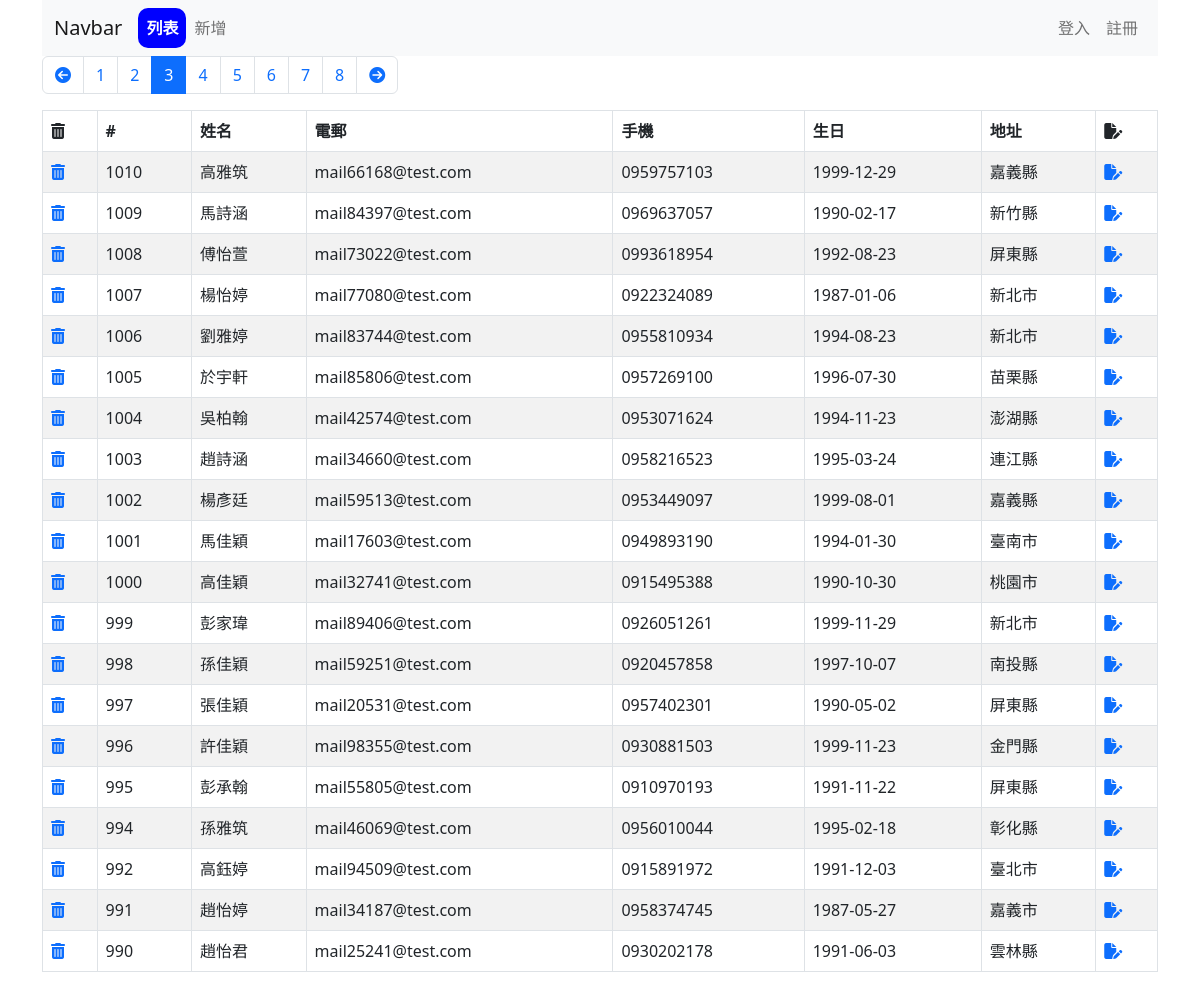
Page /address-book/list.php?page=3 on the committed database.
### tables this page shows
CREATE TABLE `address_book` (
  `sid` int(11) NOT NULL,
  `name` varchar(255) NOT NULL,
  `email` varchar(255) NOT NULL,
  `mobile` varchar(255) NOT NULL,
  `birthday` date DEFAULT NULL,
  `address` varchar(255) NOT NULL,
  `created_at` datetime NOT NULL
);

### address-book/list.php (the view, shortened to what this page needs)
<?php
require './parts/connect_db.php';
$perPage = 20;
$page = isset($_GET['page']) ? intval($_GET['page']) : 1;
$t_sql = "SELECT COUNT(1) FROM address_book";
$totalRows = $pdo->query($t_sql)->fetch(PDO::FETCH_NUM)[0];
$totalPages = ceil($totalRows / $perPage);
$rows = [];
if (!empty($totalRows)) {
  $sql = sprintf(
    "SELECT * FROM address_book ORDER BY sid DESC LIMIT %s, %s",
    ($page - 1) * $perPage,
    $perPage
  );
  $rows = $pdo->query($sql)->fetchAll();
}
?>
<?php include './parts/html-head.php' ?>
<?php include './parts/navbar.php' ?>
<div class="container">
  <div class="row">
    <div class="col">
      <nav aria-label="Page navigation example">
        <ul class="pagination">
          <li class="page-item <?= $page == 1 ? 'disabled' : '' ?>">
            <a class="page-link" href="?page=<?= $page - 1 ?>"><i class="fa-solid fa-circle-arrow-left"></i></a>
          </li>
          <?php for ($i = $page - 5; $i <= $page + 5; $i++) :
            if ($i >= 1 and $i <= $totalPages) :
          ?>
              <li class="page-item <?= $i == $page ? 'active' : '' ?> ">
                <a class="page-link" href="?page=<?= $i ?>"><?= $i ?></a>
              </li>
          <?php endif;
          endfor; ?>
          <li class="page-item <?= $page == $totalPages ? 'disabled' : '' ?>">
            <a class="page-link" href="?page=<?= $page + 1 ?>"><i class="fa-solid fa-circle-arrow-right"></i></a>
          </li>
        </ul>
      </nav>
    </div>
  </div>
  <div class="row">
    <div class="col">
      <table class="table table-striped table-bordered">
        <thead>
          <tr>
            <th scope="col"><i class="fa-solid fa-trash-can"></i></th>
            <th scope="col">#</th>
            <th scope="col">姓名</th>
            <th scope="col">電郵</th>
            <th scope="col">手機</th>
            <th scope="col">生日</th>
            <th scope="col">地址</th>
            <th scope="col"><i class="fa-solid fa-file-pen"></i></th>
          </tr>
        </thead>
        <tbody>
          <?php foreach ($rows as $r) : ?>
            <tr>
              <td>
                <a href="javascript: delete_it(<?= $r['sid'] ?>)">
                  <i class="fa-solid fa-trash-can"></i>
                </a>
              </td>
              <td><?= $r['sid'] ?></td>
              <td><?= $r['name'] ?></td>
              <td><?= $r['email'] ?></td>
              <td><?= $r['mobile'] ?></td>
              <td><?= $r['birthday'] ?></td>
              <td><?= htmlentities($r['address']) ?></td>
              <td>
                <a href="edit.php?sid=<?= $r['sid'] ?>">
                  <i class="fa-solid fa-file-pen"></i>
                </a>
              </td>
            </tr>
          <?php endforeach ?>
        </tbody>
      </table>
    </div>
  </div>
</div>
<?php include './parts/html-foot.php' ?>

### rows in the picture
address_book: sid "1010", name "高雅筑", email "mail66168@test.com", mobile "0959757103", birthday "1999-12-29", address "嘉義縣"
address_book: sid "1009", name "馬詩涵", email "mail84397@test.com", mobile "0969637057", birthday "1990-02-17", address "新竹縣"
address_book: sid "1008", name "傅怡萱", email "mail73022@test.com", mobile "0993618954", birthday "1992-08-23", address "屏東縣"
address_book: sid "1007", name "楊怡婷", email "mail77080@test.com", mobile "0922324089", birthday "1987-01-06", address "新北市"
address_book: sid "1006", name "劉雅婷", email "mail83744@test.com", mobile "0955810934", birthday "1994-08-23", address "新北市"
address_book: sid "1005", name "於宇軒", email "mail85806@test.com", mobile "0957269100", birthday "1996-07-30", address "苗栗縣"
address_book: sid "1004", name "吳柏翰", email "mail42574@test.com", mobile "0953071624", birthday "1994-11-23", address "澎湖縣"
address_book: sid "1003", name "趙詩涵", email "mail34660@test.com", mobile "0958216523", birthday "1995-03-24", address "連江縣"
address_book: sid "1002", name "楊彥廷", email "mail59513@test.com", mobile "0953449097", birthday "1999-08-01", address "嘉義縣"
address_book: sid "1001", name "馬佳穎", email "mail17603@test.com", mobile "0949893190", birthday "1994-01-30", address "臺南市"
address_book: sid "1000", name "高佳穎", email "mail32741@test.com", mobile "0915495388", birthday "1990-10-30", address "桃園市"
address_book: sid "999", name "彭家瑋", email "mail89406@test.com", mobile "0926051261", birthday "1999-11-29", address "新北市"
address_book: sid "998", name "孫佳穎", email "mail59251@test.com", mobile "0920457858", birthday "1997-10-07", address "南投縣"
address_book: sid "997", name "張佳穎", email "mail20531@test.com", mobile "0957402301", birthday "1990-05-02", address "屏東縣"
address_book: sid "996", name "許佳穎", email "mail98355@test.com", mobile "0930881503", birthday "1999-11-23", address "金門縣"
address_book: sid "995", name "彭承翰", email "mail55805@test.com", mobile "0910970193", birthday "1991-11-22", address "屏東縣"
address_book: sid "994", name "孫雅筑", email "mail46069@test.com", mobile "0956010044", birthday "1995-02-18", address "彰化縣"
address_book: sid "992", name "高鈺婷", email "mail94509@test.com", mobile "0915891972", birthday "1991-12-03", address "臺北市"
address_book: sid "991", name "趙怡婷", email "mail34187@test.com", mobile "0958374745", birthday "1987-05-27", address "嘉義市"
address_book: sid "990", name "趙怡君", email "mail25241@test.com", mobile "0930202178", birthday "1991-06-03", address "雲林縣"
